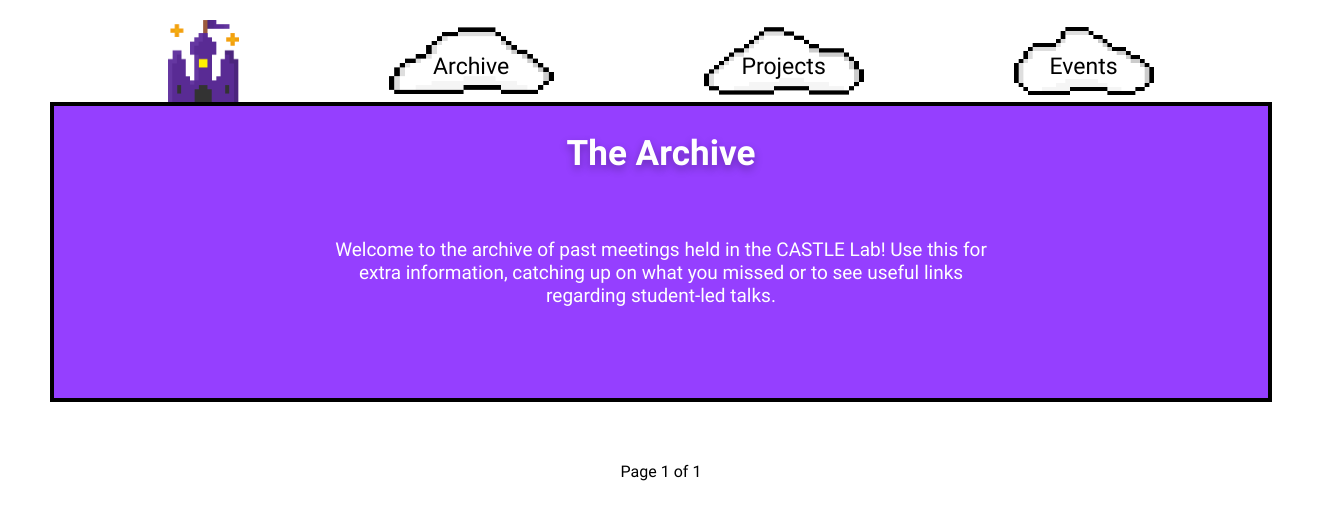
Before: /archive/ with the older database file.
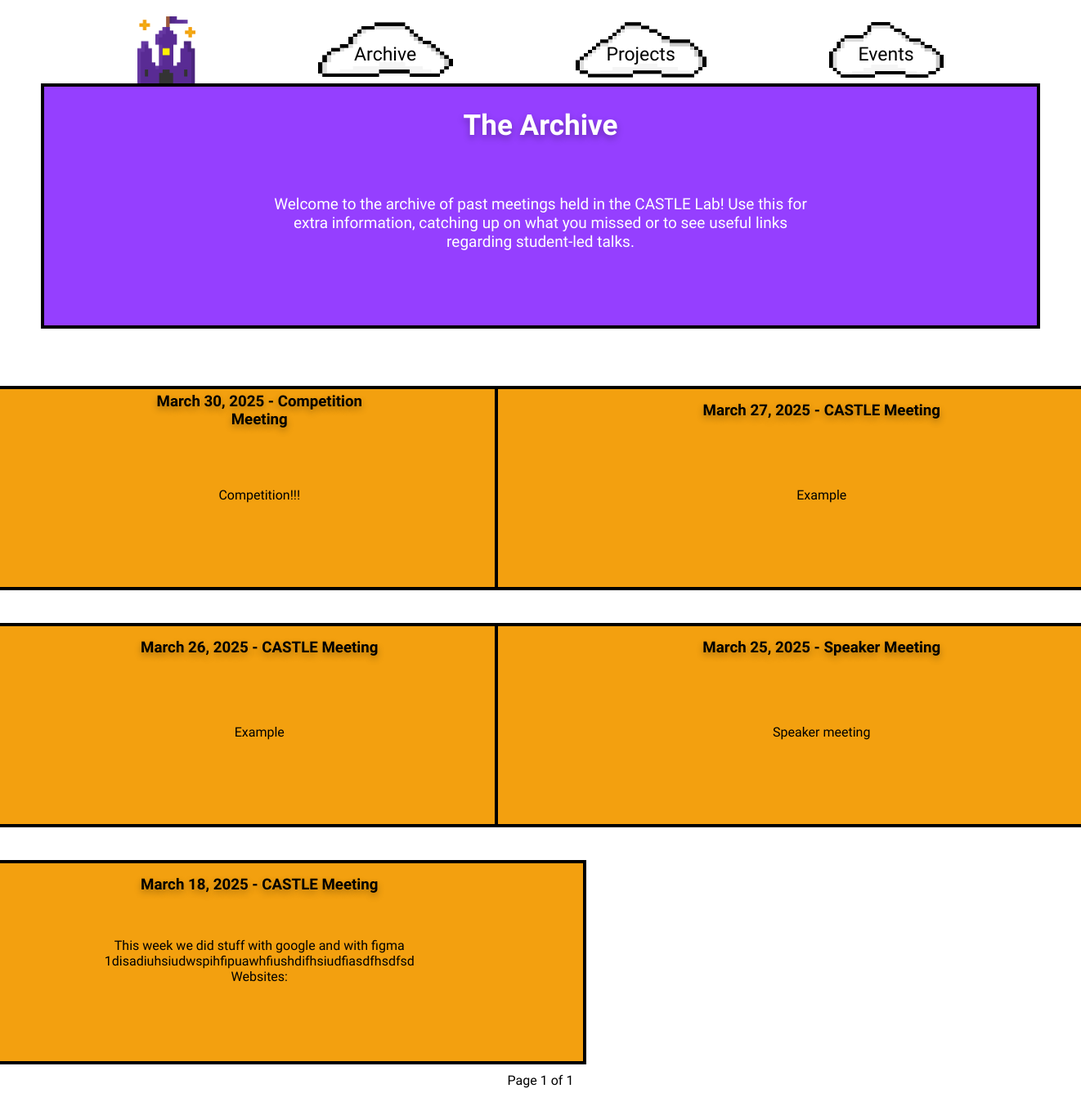
After: the same page with the newer database file.
### website/models.py (models this page shows, shortened)
class Archive(models.Model):
    date = models.DateField()
    description = models.CharField(max_length=100)
    CASTLE = 'CASTLE'
    COMPETITION = 'Competition'
    SPEAKER = 'Speaker'
    OTHER = 'Other'
    TYPE_CHOICES = [
        (CASTLE, 'Castle'),
        (COMPETITION, 'Competition'),
        (SPEAKER, 'Speaker'),
        (OTHER, 'Other')
        ]
    type = models.CharField(max_length=12,choices=TYPE_CHOICES,default=CASTLE)
    class Meta:
        db_table = 'archive'

### website/views.py (the view)
# urls.py: path('archive/', views.archive, name='archive'),
def archive(request):
    archives = Archive.objects.all().order_by('-date')
    per_page = 8  # Number of meetings per page
    paginator = Paginator(archives, per_page)
    page_number = request.GET.get('page', 1)  # Get the current page number
    try:
        page_obj = paginator.page(page_number)
    except PageNotAnInteger:
        page_obj = paginator.page(1)
    except EmptyPage:
        page_obj = paginator.page(paginator.num_pages)
    archive_websites = {
        book: Website.objects.filter(meeting_date=book.date) for book in page_obj
    }
    return render(request, 'archive.html', {'archive_websites': archive_websites, 'page_obj': page_obj})

### website/templates/archive.html (shortened to what this page needs)
{% load static %}
<!DOCTYPE html>
<html lang="en">
    <head>
        <link rel="stylesheet" href="{% static 'styles/styles.css' %}">
    </head>
    <body>
        <header id="header-section">
            <div id="line"></div>
            <nav>
                <a href="{% url 'index' %}" class="container base">
                    <img src="../static/images/castlealone.png" alt="Link to Home Page" id="navhome_img">
                </a>
                <a href="{% url 'archive' %}" class="container base">
                    <img src="../static/images/cloud5.png" alt="Link to Archive Page" id="navarchive_img">
                    <span class="centered">Archive</span>
                </a>
                <a href="{% url 'projects' %}" class="container base">
                    <img src="../static/images/cloud4.png" alt="Link to Projects Page" id="navprojects_img">
                    <span class="centered">Projects</span>
                </a>
                <a href="{% url 'events' %}" class="container base">
                    <img src="../static/images/cloud3.png" alt="Link to Events Page" id="navevents_img">
                    <span class="centered">Events</span>
                </a>
            </nav>
        </header>
        <div id="lander" class="container">
            <div class="rect-purple rect-projects"></div>
            <h3 class="archtitle-centered shadow">The Archive</h3>
            <p class="centered" id="archive-par">Welcome to the archive of past meetings held in the CASTLE Lab! Use this for extra information, catching up on what you missed or to see useful links regarding student-led talks.</p>
        </div>
        <div id="line2"></div>
        <div id="archivegrid-spacing">
            {% for book, websites in archive_websites.items %}
                <div class="container arch" id="archive_grid">
                    <div class="rect-orange rect-past-talk"></div>
                    <h3 class="title-centered shadow">{{ book.date }} - {{ book.type }} Meeting</h3>
                    <p class="titlelist-center" id="meetingtitle-list">
                        {{ book.description }}
                        {% if websites %}
                            <br>Websites:
                            {% for website in websites %}
                                <br><a href="{{ website.url }}">{{ website.name }}</a>
                            {% endfor %}
                        {% endif %}
                    </p>
                </div>
            {% endfor %}
        </div>
        <div class="pagination">
            <span>Page {{ page_obj.number }} of {{ page_obj.paginator.num_pages }}</span>
        </div>
        <div id="line2"></div>
    </body>
</html>

### website/static/styles/styles.css (style rules this page uses)
* { margin: 0; padding: 0; box-sizing: border-box; }
body { font-family: "Michroma", sans-serif; font-size: 1rem; transform: scale(1); }
header nav { display: flex; flex-wrap: wrap; justify-content: center; align-items: center; font-family: "Micro 5", sans-serif; font-size: 23px; color: black; margin-bottom: 0; padding-bottom: 0; }
header #navhome_img { width: 75; height: 82px; margin-bottom: 4px; }
header #navarchive_img { width: 165px; height: 80px; }
header #navprojects_img { width: 160px; height: 80px; }
header #navevents_img { width: 140px; height: 80px; }
.container { position: relative; text-align: center; color: black; }
.base { margin-right: 150px; }
.arch { margin: 10px 0; }
.centered { position: absolute; top: 50%; left: 50%; transform: translate(-50%, -50%); z-index: 1; }
.title-centered { word-wrap: break-word; white-space: nowrap; position: absolute; top: 12%; left: 50%; transform: translate(-50%, -50%); z-index: 1; max-width: 90%; text-align: center; white-space: normal; }
.titlelist-center { position: absolute; top: 45%; left: 50%; transform: translate(-50%, -50%); z-index: 1; }
.archtitle-centered { word-wrap: break-word; white-space: nowrap; position: absolute; top: 17%; left: 50%; transform: translate(-50%, -50%); z-index: 1; max-width: 90%; text-align: center; white-space: normal; }
.container:last-child { margin-right: 0; }
.pagination { text-align: center; }
#line { width: 100%; height: 20px; }
#line2 { width: 100%; height: 20px; margin: 20px 0; }
#lander { color: white; font-size: 30px; display: flex; justify-content: center; align-items: center; margin-top: -10px; padding-top: 0; }
#archive-par { color: white; max-width: 90%; text-align: center; margin-top: 20px; font-size: 19px; }
#meetingtitle-list { color: black; max-width: 200%; text-align: center; margin-top: 20px; }
#archive_grid { flex: none; display: flex; flex-direction: column; justify-content: center; align-items: center; position: relative; text-align: center; box-sizing: border-box; width: 48%; }
#archivegrid-spacing { display: flex; flex-wrap: wrap; justify-content: space-between; gap: 20px; margin: 0 auto; }
.shadow { text-shadow: 0 4px 8px rgba(0, 0, 0, 0.3); }
.rect-purple { background-color: #953FFF; border: 4px solid black; }
.rect-orange { background-color: #F3A00F; border: 4px solid black; }
.rect-archive1, .rect-projects { margin-left: 50px; margin-right: 50px; width: 1800px; }
.rect-projects { height: 300px; }
.rect-past-talk { width: 800px; height: 250px; }

Changed rows visible on the page:
added Archive: date "March 30, 2025", type "Competition", description "Competition!!!"
added Archive: date "March 27, 2025", type "CASTLE", description "Example"
added Archive: date "March 26, 2025", type "CASTLE", description "Example"
added Archive: date "March 25, 2025", type "Speaker", description "Speaker meeting"
added Archive: date "March 18, 2025", type "CASTLE", description "This week we did stuff with google and with figma 1disadiuhsiudwspihfipuawhfiushdifhsiudfiasdfhsdfsd"
